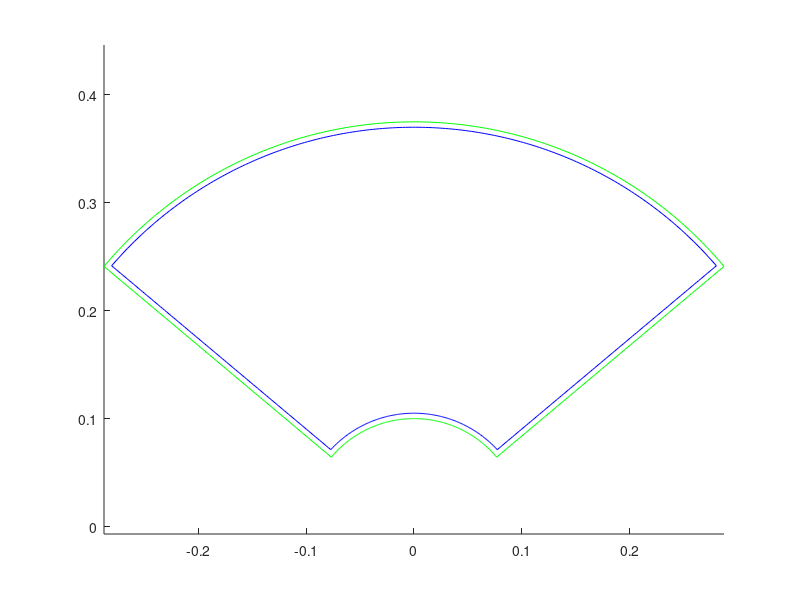

The MATLAB source for this figure: (Note: this script raises an error after producing the figure.)
clear all
close all

R_in=0.100; % rayon interieur
R_out=0.375; % rayon exterieur
teta=100/360*2*pi; % angle de l'arc
Radius=5e-3; % rayon fil


%spire source

ndec_r=100; % nombre decoupages radial
ndec_teta=200; % nombre decoupage axial

teta_out=linspace(pi/2+teta/2,pi/2-teta/2,ndec_teta);
teta_in=linspace(pi/2-teta/2,pi/2+teta/2,ndec_teta);
R_left=linspace(R_in,R_out,ndec_r);
R_right=linspace(R_out,R_in,ndec_r);


Xs=[R_left*cos(pi/2+teta/2) R_out*cos(teta_out) R_right*cos(pi/2-teta/2) R_in*cos(teta_in) ];
Ys=[R_left*sin(pi/2+teta/2) R_out*sin(teta_out) R_right*sin(pi/2-teta/2) R_in*sin(teta_in) ];
Zs=Xs*0;

% suppression doublons

indice=[ndec_r+1 ndec_r+ndec_teta 2*ndec_r+ndec_teta];

Xs(indice)=[];
Ys(indice)=[];
Zs=Xs*0;

%spire destination

var1=Radius/tan(teta/2);
var2=Radius/sin(teta/2);
delta=atan(Radius/(R_in+Radius));

R_left=linspace(R_in+Radius-var1,R_out-Radius-var1,ndec_r);
R_right=linspace(R_out-Radius-var1,R_in+Radius-var1,ndec_r);
teta_out=linspace(pi/2+teta/2-delta,pi/2-teta/2+delta,ndec_teta);
teta_in=linspace(pi/2-teta/2+delta,pi/2+teta/2-delta,ndec_teta);

Xd=[R_left*cos(pi/2+teta/2) (R_out-Radius)*cos(teta_out) R_right*cos(pi/2-teta/2) (R_in+Radius)*cos(teta_in) ];
Yd=[var2+R_left*sin(pi/2+teta/2) (R_out-Radius)*sin(teta_out) var2+R_right*sin(pi/2-teta/2) (R_in+Radius)*sin(teta_in) ];

Xr = Xd.*cos(2*pi/3)+Yd.*sin(2*pi/3);
Yr = -Xd.*sin(2*pi/3)+Yd.*cos(2*pi/3); 

%Xd = Xr;
%Yd = Yr;

% suppression doublons


Xd(indice)=[];
Yd(indice)=[];
Zd=Xs*0;


figure; 

hold on
plot3(Xs,Ys,Zs,'g');
plot3(Xd,Yd,Zd,'b');
view(2)
axis equal

% calcul inductance

xsi=Xs(1:end-1);
xsf=Xs(2:end);
ysi=Ys(1:end-1);
ysf=Ys(2:end);
zsi=Zs(1:end-1);
zsf=Zs(2:end);

len=sum(sqrt((xsi-xsf).^2+(ysi-ysf).^2+(zsi-zsf).^2)); % longueur inducteur

xdi=Xd(1:end-1);
xdf=Xd(2:end);
ydi=Yd(1:end-1);
ydf=Yd(2:end);
zdi=Zd(1:end-1);
zdf=Zd(2:end);

L=0;
A = zeros(3,length(xdi));
for ii=1:size(xsi,2)
    for jj=1:size(xdi,2)
        [Lx,Ax] = fun_calcul_mutuel_segment(xsi(ii),ysi(ii),zsi(ii),...
            xsf(ii),ysf(ii),zsf(ii),xdi(jj),ydi(jj),zdi(jj),...
            xdf(jj),ydf(jj),zdf(jj));
        L=L+Lx;
        A(:,jj)=A(:,jj)+Ax;
    end
end

mu0=4*pi*1e-7;
Ltotal=L+len*mu0/(8*pi);

%%
dl=[(xdf+xdi)./2; (ydf+ydi)./2; (zdf+zdi)./2];
figure
f_quiver(dl,A)


